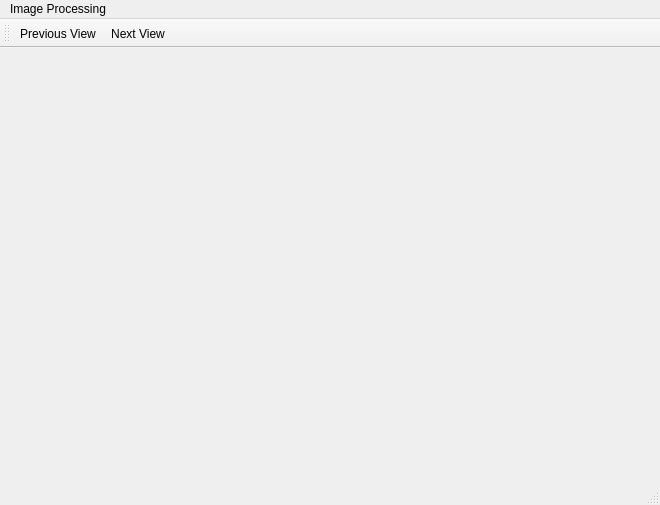
<?xml version="1.0" encoding="UTF-8"?>
<ui version="4.0">
 <class>ColorFabPaintingClass</class>
 <widget class="QMainWindow" name="ColorFabPaintingClass">
  <property name="geometry">
   <rect>
    <x>0</x>
    <y>0</y>
    <width>660</width>
    <height>505</height>
   </rect>
  </property>
  <property name="windowTitle">
   <string>ColorFabPainting</string>
  </property>
  <widget class="QWidget" name="centralWidget"/>
  <widget class="QToolBar" name="mainToolBar">
   <attribute name="toolBarArea">
    <enum>TopToolBarArea</enum>
   </attribute>
   <attribute name="toolBarBreak">
    <bool>false</bool>
   </attribute>
   <addaction name="actionPreviousView"/>
   <addaction name="actionNextView"/>
  </widget>
  <widget class="QStatusBar" name="statusBar"/>
  <widget class="QMenuBar" name="menuBar">
   <property name="geometry">
    <rect>
     <x>0</x>
     <y>0</y>
     <width>660</width>
     <height>21</height>
    </rect>
   </property>
   <widget class="QMenu" name="menuAbout">
    <property name="title">
     <string>Image Processing</string>
    </property>
    <addaction name="actionExtractColorVoxels"/>
    <addaction name="actionCreateImg4Projection"/>
   </widget>
   <addaction name="menuAbout"/>
  </widget>
  <action name="actionmm">
   <property name="text">
    <string>mm</string>
   </property>
  </action>
  <action name="actionmj">
   <property name="text">
    <string>mj</string>
   </property>
  </action>
  <action name="actionNextView">
   <property name="text">
    <string>Next View</string>
   </property>
  </action>
  <action name="actionprevious">
   <property name="text">
    <string>previous</string>
   </property>
  </action>
  <action name="actionPreviousView">
   <property name="text">
    <string>Previous View</string>
   </property>
  </action>
  <action name="actionExtractColorVoxels">
   <property name="text">
    <string>Extract Color Voxels</string>
   </property>
  </action>
  <action name="actionCreateImage4Projection">
   <property name="text">
    <string>Create Image for Projection</string>
   </property>
  </action>
  <action name="actionCreateImg4Projection">
   <property name="text">
    <string>Create Image for Projection</string>
   </property>
  </action>
 </widget>
 <layoutdefault spacing="6" margin="11"/>
 <resources>
  <include location="ColorFabPainting.qrc"/>
 </resources>
 <connections/>
</ui>
